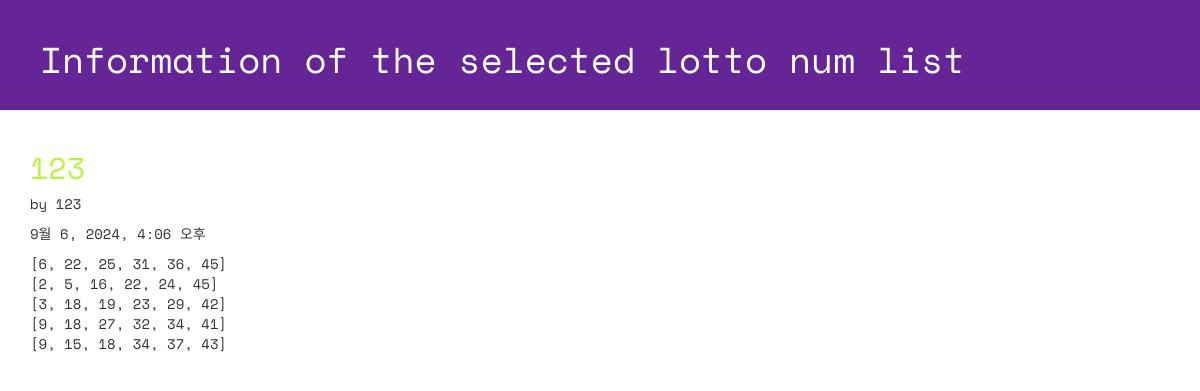
Page /lotto/3/detail on the committed database.
### lotto/models.py (models this page shows, shortened)
class GuessNumbers(models.Model):
    name = models.CharField(max_length=24)  # 로또 번호 리스트의 이름
    text = models.CharField(max_length=255)  # 로또 번호 리스트에 대한 설명
    lottos = models.CharField(max_length=255, default='[1, 2, 3, 4, 5, 6]')  # 로또 번호들이 담길 str
    num_lotto = models.IntegerField(default=5)  # 6개 번호 set의 갯수
    update_date = models.DateTimeField()

### lotto/views.py (the view)
# urls.py: path('lotto/<int:lottokey>/detail', views.detail, name='detail',)
def detail(request, lottokey):
    lotto = GuessNumbers.objects.get(pk = lottokey)
    return render(request, "lotto/detail.html", {"lotto":lotto})

### lotto/templates/lotto/detail.html (shortened to what this page needs)
<!DOCTYPE html>
{% load static %}
<html lang="ko">
<head>
 <link rel="stylesheet" href="//maxcdn.bootstrapcdn.com/bootstrap/3.2.0/css/bootstrap.min.css">
 <link rel="stylesheet" href="//maxcdn.bootstrapcdn.com/bootstrap/3.2.0/css/bootstrap-theme.min.css">
 <link rel="stylesheet" href="{% static 'css/lotto.css'%}">
</head>
<body>
 <div class="page-header">
 <h1>Information of the selected lotto num list</h1>
 </div>
 <div class="container lotto">
 <h2>{{ lotto.text }}</h2>
 <p> by {{ lotto.name }}</p>
 <p> {{ lotto.update_date }}</p>
 <p> {{ lotto.lottos | linebreaksbr }}</p>
 </div>
</body>
</html>

### lotto/static/css/lotto.css (style rules this page uses)
.page-header { background-color: #652596; margin-top: 0; padding: 20px 20px 20px 40px; font-family: 'Space Mono', monospace; }
.page-header h1 { color: #FFFFFF; }
.container { font-family: 'Space Mono', monospace; }
.container h2 { color: #b9f442; }

### rows in the picture
GuessNumbers: text "123", name "123", update_date "9월 6, 2024, 4:06 오후", lottos "[6, 22, 25, 31, 36, 45] [2, 5, 16, 22, 24, 45] [3, 18, 19, 23, 29, 42] [9, 18, 27, 32, 34, 41] [9, 15, 18, 34, 37, 43]"
